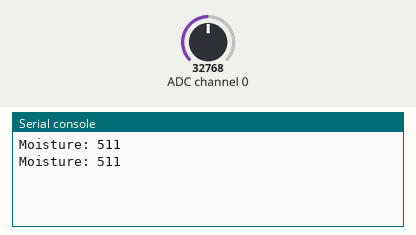
Recording of a program running on a simulated Raspberry Pi Pico running MicroPython. Shown: the last lines printed to the serial console. Inputs (shaded band) come from the test bench; at power-on: ADC channel 0 = 32768 (analog values on the 0–65535 scale).

Above: at 1.2 s.
1.3 s: ADC channel 0 set to 45874
At 2.5 s:
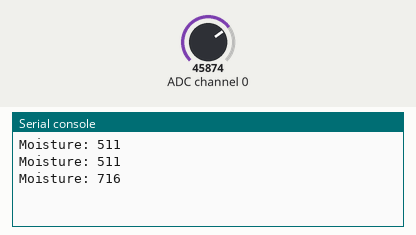
2.8 s: ADC channel 0 set to 57670
At 3.8 s:
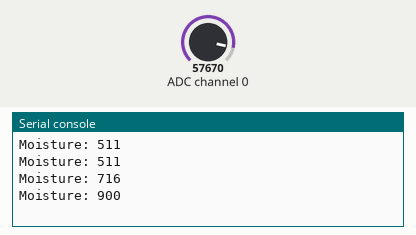
Timing chart, 0 to 5.8 s (numbered marks = the images above; inputs shaded):
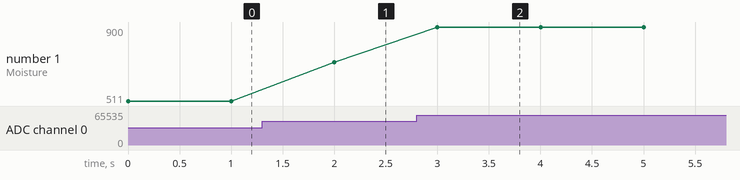

The program:

moisture_code.py
```python
from machine import Pin, SPI
from time import sleep

# SPI setup
spi = SPI(
    0,
    baudrate=1000000,
    polarity=0,
    phase=0,
    sck=Pin(18),
    mosi=Pin(19),
    miso=Pin(16)
)

# Chip Select pin
cs = Pin(17, Pin.OUT)
cs.value(1)

def read_mcp3008(channel):
    if channel < 0 or channel > 7:
        return -1

    cs.value(0)

    command = bytearray([
        1,
        (8 + channel) << 4,
        0
    ])

    response = bytearray(3)

    spi.write_readinto(command, response)

    cs.value(1)

    value = ((response[1] & 3) << 8) | response[2]

    return value

while True:
    moisture = read_mcp3008(0)  # CH0

    print("Moisture:", moisture)

    sleep(1)
```

Measured:
- after the input at 1.3 s, the serial console: prints a new line after 0.70 s (image 1)
- after the input at 2.8 s, the serial console: prints a new line after 0.20 s (image 2)
- plotted number 1: 511 → 716 after the input at 1.3 s, 716 → 900 after the input at 2.8 s
